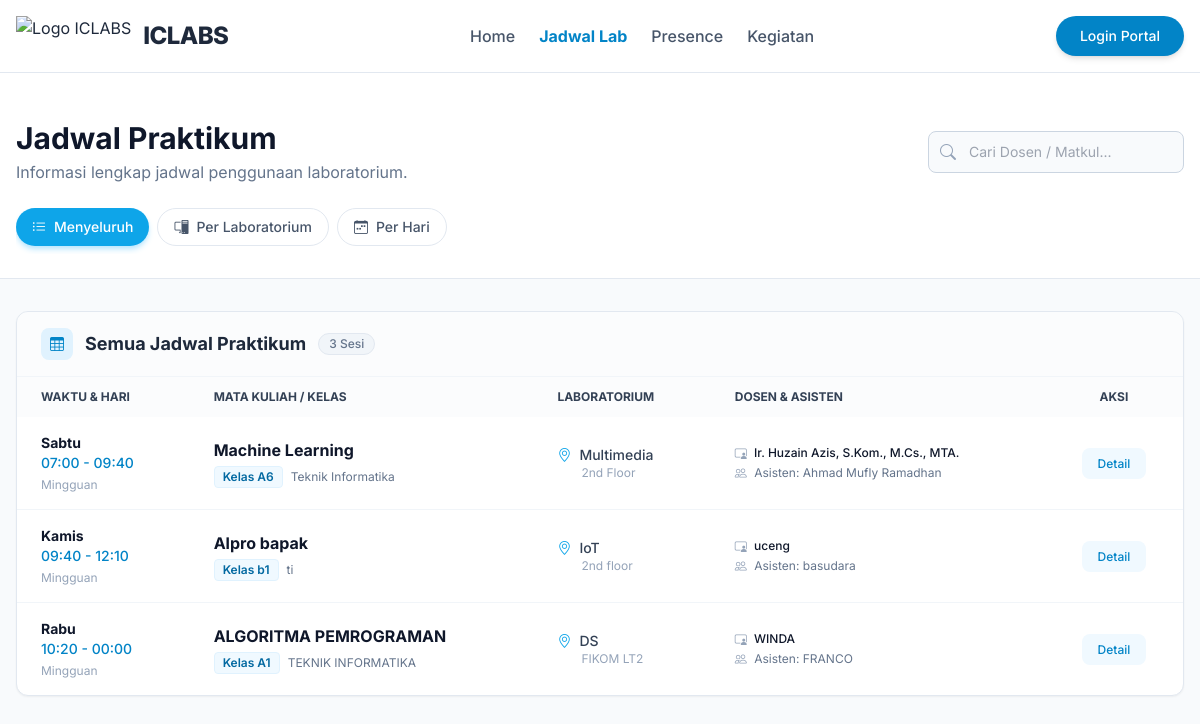
The page /public/schedule on the database its author committed.
### tables this page shows
CREATE TABLE `course_plans` (
  `id` int(11) NOT NULL,
  `laboratory_id` int(11) NOT NULL,
  `course_name` varchar(100) NOT NULL,
  `program_study` varchar(100) DEFAULT NULL,
  `semester` int(11) DEFAULT NULL,
  `class_code` varchar(20) DEFAULT NULL,
  `lecturer_name` varchar(100) NOT NULL,
  `lecturer_photo` varchar(255) DEFAULT NULL,
  `assistant_1_name` varchar(100) DEFAULT NULL,
  `assistant_1_photo` varchar(255) DEFAULT NULL,
  `assistant_2_name` varchar(100) DEFAULT NULL,
  `assistant_2_photo` varchar(255) DEFAULT NULL,
  `day` enum('Monday','Tuesday','Wednesday','Thursday','Friday','Saturday','Sunday') NOT NULL,
  `start_time` time NOT NULL,
  `end_time` time NOT NULL,
  `total_meetings` int(11) DEFAULT 14,
  `description` text DEFAULT NULL,
  `created_at` timestamp NOT NULL DEFAULT current_timestamp()
);

CREATE TABLE `laboratories` (
  `id` int(11) NOT NULL,
  `lab_name` varchar(100) NOT NULL,
  `image` varchar(255) DEFAULT NULL,
  `description` text DEFAULT NULL,
  `pc_count` int(11) DEFAULT 0,
  `tv_count` int(11) DEFAULT 0,
  `location` varchar(100) DEFAULT NULL
);

### app/controllers/LandingController.php (called while the page is built, shortened)
<?php
class LandingController extends Controller
{
    public function schedule()
    {
        $this->view('landing/schedule', ['schedules' => $this->model('LabScheduleModel')->getAllWithLaboratory()]);
    }
}

### app/core/Router.php (called while the page is built, shortened)
<?php
class Router {
    private $routes = [];
    private $params = [];
    private function addRoute($method, $uri, $controller) {
        $this->routes[] = [
            'method' => $method,
            'uri' => $uri,
            'controller' => $controller
        ];
    }
    public function dispatch() {
        $requestUri = $this->getRequestUri();
        foreach ($this->routes as $route) {
            if ($this->matchRoute($route['uri'], $requestUri)) {
                return $this->callController($route['controller']);
            }
        }
    }
    private function getRequestUri() {
        $uri = $_GET['url'] ?? '/';
        $uri = '/' . trim($uri, '/');
        return $uri;
    }
    private function matchRoute($pattern, $uri) {
        $pattern = preg_replace('/\/:([^\/]+)/', '/(?P<$1>[^/]+)', $pattern);
        $pattern = '#^' . $pattern . '$#';
        if (preg_match($pattern, $uri, $matches)) {
            $this->params = array_filter($matches, 'is_string', ARRAY_FILTER_USE_KEY);
            return true;
        }
        return false;
    }
    private function callController($controllerString) {
        list($controllerName, $method) = explode('@', $controllerString);
        $controller = new $controllerName();
        call_user_func_array([$controller, $method], $this->params);
    }
}

### public/index.php (called while the page is built, shortened)
<?php
require_once APP_PATH . '/core/Router.php';
require_once APP_PATH . '/core/Model.php';
require_once APP_PATH . '/config/database.php';
require_once APP_PATH . '/helpers/functions.php';
$router = new Router();
$router->dispatch();

### app/helpers/functions.php (called while the page is built, shortened)
<?php
function e($string) {
    return htmlspecialchars($string, ENT_QUOTES, 'UTF-8');
}
function formatTime($time) {
    return date('H:i', strtotime($time));
}
function getDayName($day) {
    $days = [
        'Monday' => 'Senin',
        'Tuesday' => 'Selasa',
        'Wednesday' => 'Rabu',
        'Thursday' => 'Kamis',
        'Friday' => 'Jumat',
        'Saturday' => 'Sabtu',
        'Sunday' => 'Minggu',
    ];
    return $days[$day] ?? $day;
}
function url($path = '') {
    return BASE_URL . '/' . ltrim($path, '/');
}

### app/core/Model.php (called while the page is built, shortened)
<?php
class Model {
    protected $db;
    public function __construct() {
        $this->db = getDBConnection();
    }
    public function query($sql, $params = []) {
        $stmt = $this->db->prepare($sql);
        $stmt->execute($params);
        return $stmt->fetchAll();
    }
}

### app/config/database.php (called while the page is built, shortened)
<?php
function getDBConnection()
{
    static $pdo = null;
    if ($pdo === null) {
        try {
            $dsn = "mysql:host=" . DB_HOST . ";port=" . DB_PORT . ";dbname=" . DB_NAME . ";charset=" . DB_CHARSET;
            $options = [
                PDO::ATTR_ERRMODE            => PDO::ERRMODE_EXCEPTION,
                PDO::ATTR_DEFAULT_FETCH_MODE => PDO::FETCH_ASSOC,
                PDO::ATTR_EMULATE_PREPARES   => false,
            ];
            $pdo = new PDO($dsn, DB_USER, DB_PASS, $options);
        } catch (PDOException $e) {
            die("Database connection failed: " . $e->getMessage());
        }
    }
    return $pdo;
}

### app/models/LabScheduleModel.php (called while the page is built, shortened)
<?php
class LabScheduleModel extends Model
{
    public function getAllWithLaboratory()
    {
        $sql = "SELECT cp.*, l.lab_name, l.location
                FROM course_plans cp
                JOIN laboratories l ON cp.laboratory_id = l.id
                ORDER BY cp.created_at DESC";
        return $this->query($sql);
    }
}

### app/views/landing/schedule.php (the view, shortened to what this page needs)
<?php
$view = $_GET['view'] ?? 'all';
$groupedSchedules = [];
if ($view == 'lab') {
    foreach ($schedules as $s) {
        $groupedSchedules[$s['lab_name']][] = $s;
    }
    ksort($groupedSchedules);
} else {
    $groupedSchedules['Semua Jadwal Praktikum'] = $schedules;
}
?>
<?php include APP_PATH . '/views/layouts/header.php'; ?>
<?php include APP_PATH . '/views/layouts/navbar.php'; ?>
<div class="bg-slate-50 min-h-screen pb-12">
    <div class="bg-white border-b border-slate-200 pt-10 pb-6 mb-8">
        <div class="max-w-screen-xl mx-auto px-4">
            <div class="flex flex-col md:flex-row md:items-center justify-between gap-4">
                <div>
                    <h1 class="text-3xl font-bold text-slate-900">Jadwal Praktikum</h1>
                    <p class="text-slate-500 mt-1">Informasi lengkap jadwal penggunaan laboratorium.</p>
                </div>
                <div class="relative w-full md:w-64">
                    <div class="absolute inset-y-0 left-0 flex items-center pl-3 pointer-events-none">
                    </div>
                    <input type="text" id="tableSearch"
                        class="bg-slate-50 border border-slate-300 text-slate-900 text-sm rounded-lg focus:ring-sky-500 focus:border-sky-500 block w-full pl-10 p-2.5"
                        placeholder="Cari Dosen / Matkul...">
                </div>
            </div>
            <div class="flex flex-wrap gap-2 mt-6 overflow-x-auto pb-2 scrollbar-hide">
                <a href="?view=all"
                    class="inline-flex items-center px-4 py-2 rounded-full text-sm font-medium transition-colors whitespace-nowrap <?= $view == 'all' ? 'bg-sky-500 text-white shadow-md shadow-sky-200' : 'bg-white text-slate-600 border border-slate-200 hover:bg-slate-50' ?>">
                    <i class="bi bi-list-ul mr-2"></i> Menyeluruh
                </a>
                <a href="?view=lab"
                    class="inline-flex items-center px-4 py-2 rounded-full text-sm font-medium transition-colors whitespace-nowrap <?= $view == 'lab' ? 'bg-sky-500 text-white shadow-md shadow-sky-200' : 'bg-white text-slate-600 border border-slate-200 hover:bg-slate-50' ?>">
                    <i class="bi bi-pc-display mr-2"></i> Per Laboratorium
                </a>
                <a href="?view=day"
                    class="inline-flex items-center px-4 py-2 rounded-full text-sm font-medium transition-colors whitespace-nowrap <?= $view == 'day' ? 'bg-sky-500 text-white shadow-md shadow-sky-200' : 'bg-white text-slate-600 border border-slate-200 hover:bg-slate-50' ?>">
                    <i class="bi bi-calendar-week mr-2"></i> Per Hari
                </a>
            </div>
        </div>
    </div>
    <div class="max-w-screen-xl mx-auto px-4 space-y-8">
        <?php if (empty($schedules)): ?>
        <div class="text-center py-20 bg-white rounded-2xl border border-dashed border-slate-300">
            <i class="bi bi-calendar-x text-4xl text-slate-300 mb-4 block"></i>
            <p class="text-slate-500">Belum ada jadwal yang tersedia saat ini.</p>
        </div>
        <?php else: ?>
        <?php foreach ($groupedSchedules as $groupTitle => $items): ?>
        <?php
                $headerIcon = 'bi-table';
                ?>
        <div class="bg-white rounded-xl shadow-sm border border-slate-200 overflow-hidden schedule-group">
            <div class="bg-slate-50/50 px-6 py-4 border-b border-slate-100 flex items-center justify-between">
                <h2 class="text-lg font-bold text-slate-800 flex items-center">
                    <span
                        class="w-8 h-8 rounded-lg bg-sky-100 text-sky-600 flex items-center justify-center mr-3 text-sm">
                        <i class="bi <?= $headerIcon ?>"></i>
                    </span>
                    <?= e($groupTitle) ?>
                    <span
                        class="ml-3 px-2.5 py-0.5 rounded-full bg-slate-100 text-slate-500 text-xs font-medium border border-slate-200">
                        <?= count($items) ?> Sesi
                    </span>
                </h2>
            </div>
            <div class="hidden md:block overflow-x-auto">
                <table class="w-full text-sm text-left text-slate-500">
                    <thead class="text-xs text-slate-700 uppercase bg-slate-50/50">
                        <tr>
                            <th class="px-6 py-3">Waktu & Hari</th>
                            <th class="px-6 py-3">Mata Kuliah / Kelas</th>
                            <?php if ($view != 'lab'): ?><th class="px-6 py-3">Laboratorium</th><?php endif; ?>
                            <th class="px-6 py-3">Dosen & Asisten</th>
                            <th class="px-6 py-3 text-center">Aksi</th>
                        </tr>
                    </thead>
                    <tbody class="divide-y divide-slate-100">
                        <?php foreach ($items as $schedule): ?>
                        <tr class="hover:bg-slate-50 transition-colors search-item">
                            <td class="px-6 py-4 whitespace-nowrap">
                                <div class="font-bold text-slate-900"><?= getDayName($schedule['day']) ?></div>
                                <div class="text-sky-600 font-medium">
                                    <?= formatTime($schedule['start_time']) ?> -
                                    <?= formatTime($schedule['end_time']) ?>
                                </div>
                                <div class="text-xs text-slate-400 mt-1"><?= e($schedule['frequency'] ?? 'Mingguan') ?>
                                </div>
                            </td>
                            <td class="px-6 py-4">
                                <div class="font-bold text-slate-900 text-base"><?= e($schedule['course_name']) ?></div>
                                <div class="flex items-center gap-2 mt-1">
                                    <span
                                        class="bg-sky-50 text-sky-700 text-xs px-2 py-0.5 rounded border border-sky-100 font-semibold">
                                        Kelas <?= e($schedule['class_code']) ?>
                                    </span>
                                    <span class="text-xs text-slate-500"><?= e($schedule['program_study']) ?></span>
                                </div>
                            </td>
                            <?php if ($view != 'lab'): ?>
                            <td class="px-6 py-4">
                                <div class="flex items-center text-slate-700 font-medium">
                                    <i class="bi bi-geo-alt text-sky-500 mr-2"></i>
                                    <?= e($schedule['lab_name']) ?>
                                </div>
                                <div class="text-xs text-slate-400 ml-6"><?= e($schedule['location'] ?? '-') ?></div>
                            </td>
                            <?php endif; ?>
                            <td class="px-6 py-4">
                                <div class="text-slate-900 font-medium text-xs mb-1">
                                    <i class="bi bi-person-video3 mr-1 text-slate-400"></i>
                                    <?= e($schedule['lecturer_name']) ?>
                                </div>
                                <div class="text-slate-500 text-xs">
                                    <i class="bi bi-people mr-1 text-slate-400"></i> Asisten:
                                    <?= e($schedule['assistant_1_name']) ?>
                                </div>
                            </td>
                            <td class="px-6 py-4 text-center">
                                <a href="<?= url('/schedule/' . $schedule['id']) ?>"
                                    class="text-sky-600 bg-sky-50 hover:bg-sky-100 focus:ring-4 focus:ring-sky-100 font-medium rounded-lg text-xs px-4 py-2 focus:outline-none transition-all">
                                    Detail
                                </a>
                            </td>
                        </tr>
                        <?php endforeach; ?>
                    </tbody>
                </table>
            </div>
        </div>
        <?php endforeach; ?>
        <?php endif; ?>
    </div>
</div>
<?php include APP_PATH . '/views/layouts/footer.php'; ?>

### public/assets/css/style.css (style rules this page uses)
:root { --primary-color: #2563eb; --secondary-color: #475569; --success-color: #10b981; --danger-color: #ef4444; --warning-color: #f59e0b; --light-bg: #f8fafc; --dark-text: #1e293b; --border-color: #e2e8f0; }
* { margin: 0; padding: 0; box-sizing: border-box; }
body { font-family: 'Segoe UI', Tahoma, Geneva, Verdana, sans-serif; background-color: var(--light-bg); color: var(--dark-text); line-height: 1.6; }
.text-center { text-align: center; }

### app/views/layouts/header.php (style rules this page uses)
body { font-family: 'Inter', sans-serif; }

### rows shown on the page
course_plans: day "Sabtu", start_time "07:00", end_time "09:40", frequency "Mingguan", course_name "Machine Learning", class_code "A6", program_study "Teknik Informatika", laboratory.lab_name "Multimedia", laboratory.location "2nd Floor", lecturer_name "Ir. Huzain Azis, S.Kom., M.Cs., MTA.", assistant_1_name "Ahmad Mufly Ramadhan"
course_plans: day "Kamis", start_time "09:40", end_time "12:10", frequency "Mingguan", course_name "Alpro bapak", class_code "b1", program_study "ti", laboratory.lab_name "IoT", laboratory.location "2nd floor", lecturer_name "uceng", assistant_1_name "basudara"
course_plans: day "Rabu", start_time "10:20", end_time "00:00", frequency "Mingguan", course_name "ALGORITMA PEMROGRAMAN", class_code "A1", program_study "TEKNIK INFORMATIKA", laboratory.lab_name "DS", laboratory.location "FIKOM LT2", lecturer_name "WINDA", assistant_1_name "FRANCO"

### other values the page prints
$groupTitle "Semua Jadwal Praktikum"
count($items) "3"
